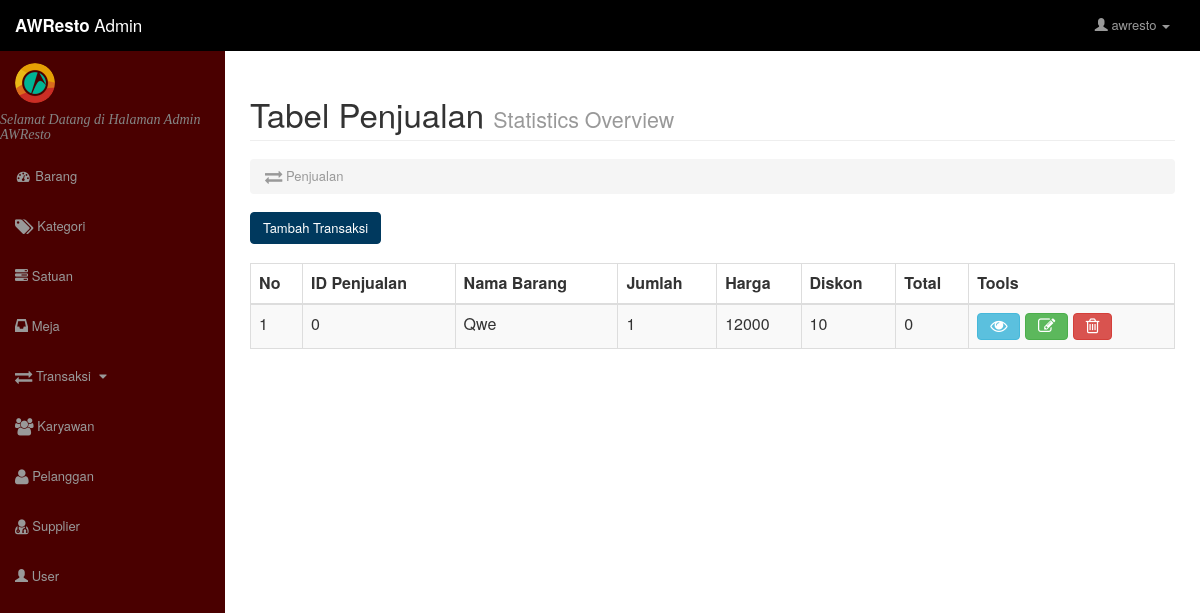
The page /admin/penjualan/index.php (signed in) on the database its author committed.
### tables this page shows
CREATE TABLE IF NOT EXISTS `penjualan` (
  `id_penjualan` int(100) NOT NULL,
  `id_barang` int(100) NOT NULL,
  `id_karyawan` int(100) NOT NULL,
  `id_pelanggan` int(100) NOT NULL,
  `no_meja` varchar(100) NOT NULL,
  `jumlah_jual` float NOT NULL,
  `harga_jual` float NOT NULL,
  `diskon` float NOT NULL,
  `status` varchar(100) NOT NULL,
  `total` float NOT NULL,
  `nama_barang` varchar(100) NOT NULL,
  `subtotal` float NOT NULL,
  `tgl_penjualan` date NOT NULL
);

### admin/penjualan/index.php (the view, shortened to what this page needs)
<?php
    if(isset($_SESSION['user']) == 0){
?>
<script>alert('Silahkan Melakukan Login dahulu !!');document.location.href="../index.php"</script>
<?php } else { ?>
<html>
    <head>
        <?php include "../include/style.php" ?>
    </head>
    <body>
        <div id="wrapper">
            <?php include "../include/navbar.php" ?>
            <div id="page-wrapper">
                <div class="container-fluid">
                    <div class="row">
                        <div class="col-lg-12">
                            <h1 class="page-header">
                                Tabel Penjualan
                                <small>Statistics Overview</small>
                            </h1>
                            <ol class="breadcrumb">
                                <li class="active">
                                    <i class="fa fa-exchange fa-lg"></i>
                                    Penjualan
                                </li>
                            </ol>
                        </div>
                    </div>
                    <a href="penjualan_transaksi.php">
                        <button class="btn btn-primary" role="button" style="background-color:#00395E;border-color:#00395E;">Tambah Transaksi</button>
                    </a>
                    <br><br>
                    <div class="row">
                        <div class="col-lg-12">
                            <div class="table-responsive">
                                <table class="table table-bordered table-hover table-striped">
                                    <thead>
                                        <tr>
                                            <th>No</th>
                                            <th>ID Penjualan</th>
                                            <th>Nama Barang</th>
                                            <th>Jumlah</th>
                                            <th>Harga</th>
                                            <th>Diskon</th>
                                            <th>Total</th>
                                            <th>Tools</th>
                                        </tr>
                                    </thead>
                                    <tbody>
                                        <?php
                                            $sql = mysql_query("SELECT * FROM penjualan ORDER BY id_penjualan ASC");
                                            $no=1;
                                            while($dt = mysql_fetch_array($sql))
                                            {
                                                echo "
                                                <tr>
                                                    <td>$no</td>
                                                    <td>$dt[id_penjualan]</td>
                                                    <td>$dt[nama_barang]</td>
                                                    <td>$dt[jumlah_jual]</td>
                                                    <td>$dt[harga_jual]</td>
                                                    <td>$dt[diskon]</td>
                                                    <td>$dt[total]</td>
                                                    <td>
                                                        <a class='btn btn-info' href='pelanggan_detail.php?id=".$dt['id_pelanggan']."'>
                                                            <i class='fa fa-eye fa-lg'></i>
                                                        </a>
                                                        <a class='btn btn-success' href='pelanggan_edit.php?id=".$dt['id_pelanggan']."'>
                                                            <i class='fa fa-edit fa-lg'></i>
                                                        </a>
                                                        <a class='btn btn-danger' href='pelanggan_delete.php?id=".$dt['id_pelanggan']."'>
                                                            <i class='fa fa-trash-o fa-lg'></i>
                                                        </a>
                                                    </td>
                                                </tr>";
                                                $no++;
                                            }
                                        ?>
                                    </tbody>
                                </table>
                            </div>
                        </div>
                    </div>
                </div>
            </div>
        </div>
    </body>
</html>
<?php } ?>

### assets/css/admin/sb-admin.css (style rules this page uses)
body { margin-top: 88px; }
@media (min-width:768px) { body { margin-top: 50px; } }
#wrapper { padding-left: 0; }
#page-wrapper { width: 100%; padding: 0; background-color: #fff; }
@media (min-width:768px) { #wrapper { padding-left: 225px; } }
@media (min-width:768px) { #page-wrapper { padding: 10px; } }

### rows shown on the page
penjualan: id_penjualan "0", nama_barang "Qwe", jumlah_jual "1", harga_jual "12000", diskon "10", total "0"

### other values the page prints
$_SESSION['user'] "awresto"
